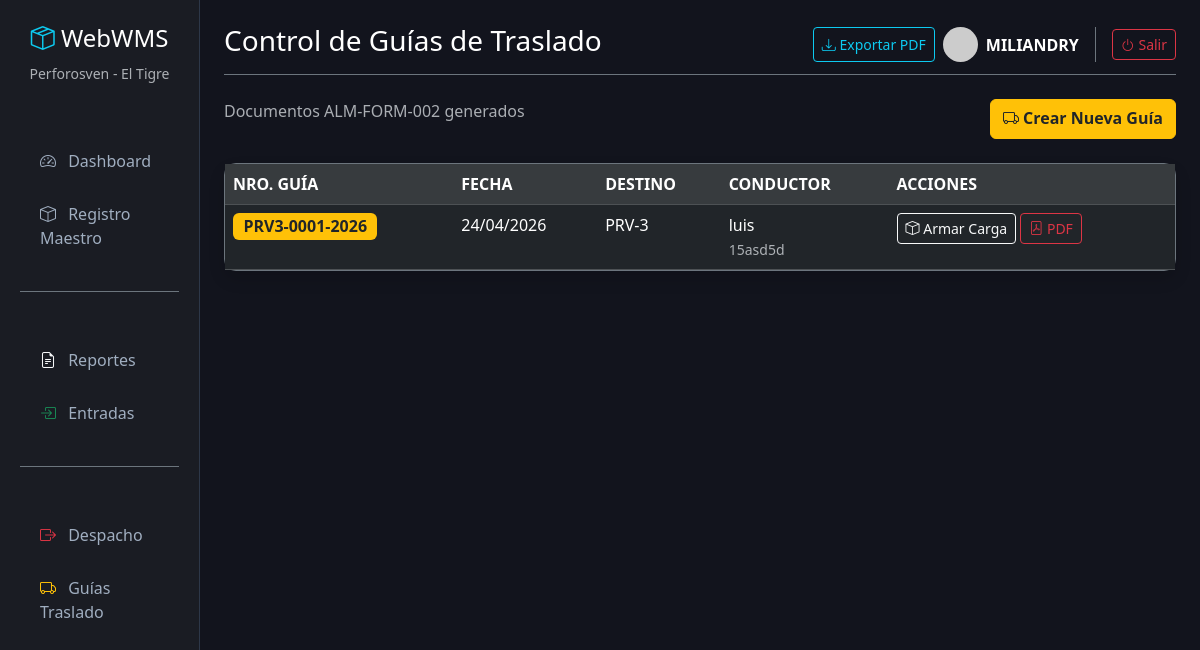
The page /guias/ (signed in) on the database as committed earlier.
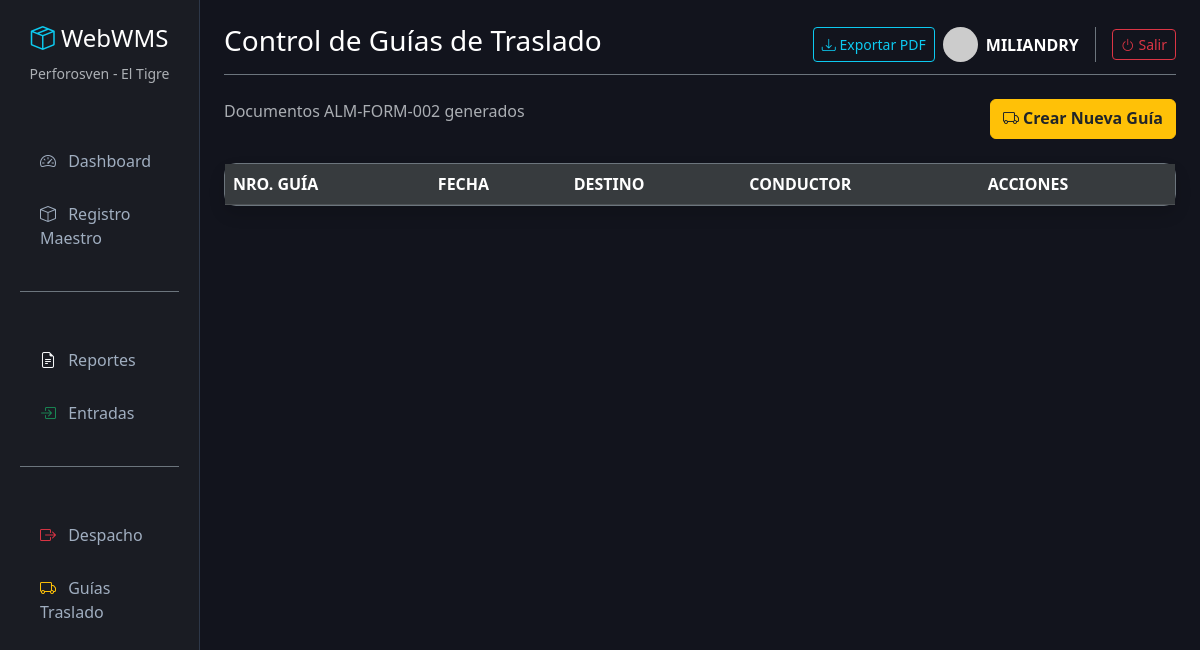
The same page on the database as committed later.
### inventario/models.py (models this page shows, shortened)
class GuiaTraslado(models.Model):
    TALADROS = [
        ('PRV-1', 'PRV-1'),
        ('PRV-2', 'PRV-2'),
        ('PRV-3', 'PRV-3'),
        ('PRV-4', 'PRV-4'),
        ('PRV-5', 'PRV-5'),
        ('PRV-6', 'PRV-6'),
        ('PRV-7', 'PRV-7'),
        ('ALM', 'TERCEROS'),
    ]
    nro_guia = models.CharField(max_length=50, unique=True, blank=True, verbose_name="No. Guía (Automático)")
    fecha = models.DateField(default=timezone.now, verbose_name="Fecha")
    hora = models.TimeField(default=timezone.now, verbose_name="Hora")
    taladro_destino = models.CharField(max_length=20, choices=TALADROS, verbose_name="Destino")
    direccion = models.CharField(max_length=255, verbose_name="Dirección")
    ciudad = models.CharField(max_length=100, default="MORICHAL", verbose_name="Ciudad")
    conductor = models.CharField(max_length=100, verbose_name="Conductor")
    ci_conductor = models.CharField(max_length=20, verbose_name="C.I.")
    vehiculo = models.CharField(max_length=50, verbose_name="Vehículo (Ej. CARGO)")
    color = models.CharField(max_length=30, verbose_name="Color")
    placa = models.CharField(max_length=20, verbose_name="Placa")
    marca_modelo = models.CharField(max_length=100, verbose_name="Marca / Modelo")
    observaciones = models.TextField(blank=True, null=True, verbose_name="Observaciones")
    nombre_entregado = models.CharField(max_length=100, default="Almacén El Tigre", verbose_name="Entregado por")
    nombre_aprobador = models.CharField(max_length=100, null=True, blank=True, verbose_name="Aprobado en Almacén por")
    class Meta:
        verbose_name = "Guía de Traslado"
        verbose_name_plural = "4. Guías de Traslado"

### inventario/views.py (the view)
# urls.py: path('guias/', views.lista_guias, name='lista_guias'),
@login_required(login_url='login')
def lista_guias(request):
    guias = GuiaTraslado.objects.all().order_by('-fecha', '-id')
    contexto = {'guias': guias}
    return render(request, 'inventario/lista_guias.html', contexto)

### inventario/templates/inventario/lista_guias.html (shortened to what this page needs)
{% extends 'inventario/base.html' %}
{% block header %}Control de Guías de Traslado{% endblock %}
{% block content %}
<div class="d-flex justify-content-between mb-4">
    <p class="text-muted">Documentos ALM-FORM-002 generados</p>
    <a href="{% url 'crear_guia' %}" class="btn btn-warning fw-bold text-dark"><i class="bi bi-truck"></i> Crear Nueva
        Guía</a>
</div>
<div class="card shadow border-secondary bg-dark">
    <table class="table table-dark table-hover mb-0">
        <thead class="table-active text-muted">
            <tr>
                <th>NRO. GUÍA</th>
                <th>FECHA</th>
                <th>DESTINO</th>
                <th>CONDUCTOR</th>
                <th>ACCIONES</th>
            </tr>
        </thead>
        <tbody>
            {% for guia in guias %}
            <tr>
                <td><span class="badge bg-warning text-dark fs-6">{{ guia.nro_guia }}</span></td>
                <td>{{ guia.fecha|date:"d/m/Y" }}</td>
                <td>{{ guia.taladro_destino }}</td>
                <td>{{ guia.conductor }} <br><small class="text-muted">{{ guia.placa }}</small></td>
                <td>
                    <a href="{% url 'detalle_guia' guia.id %}" class="btn btn-sm btn-outline-light"><i
                            class="bi bi-box"></i> Armar Carga</a>
                    <a href="{% url 'generar_guia_pdf' guia.id %}" target="_blank"
                        class="btn btn-sm btn-outline-danger"><i class="bi bi-file-pdf"></i> PDF</a>
                </td>
            </tr>
            {% endfor %}
        </tbody>
    </table>
</div>
{% endblock %}

Rows that differ between the two databases and show on the page:
removed GuiaTraslado: nro_guia "PRV3-0001-2026", fecha "24/04/2026", taladro_destino "PRV-3", conductor "luis", placa "15asd5d"
